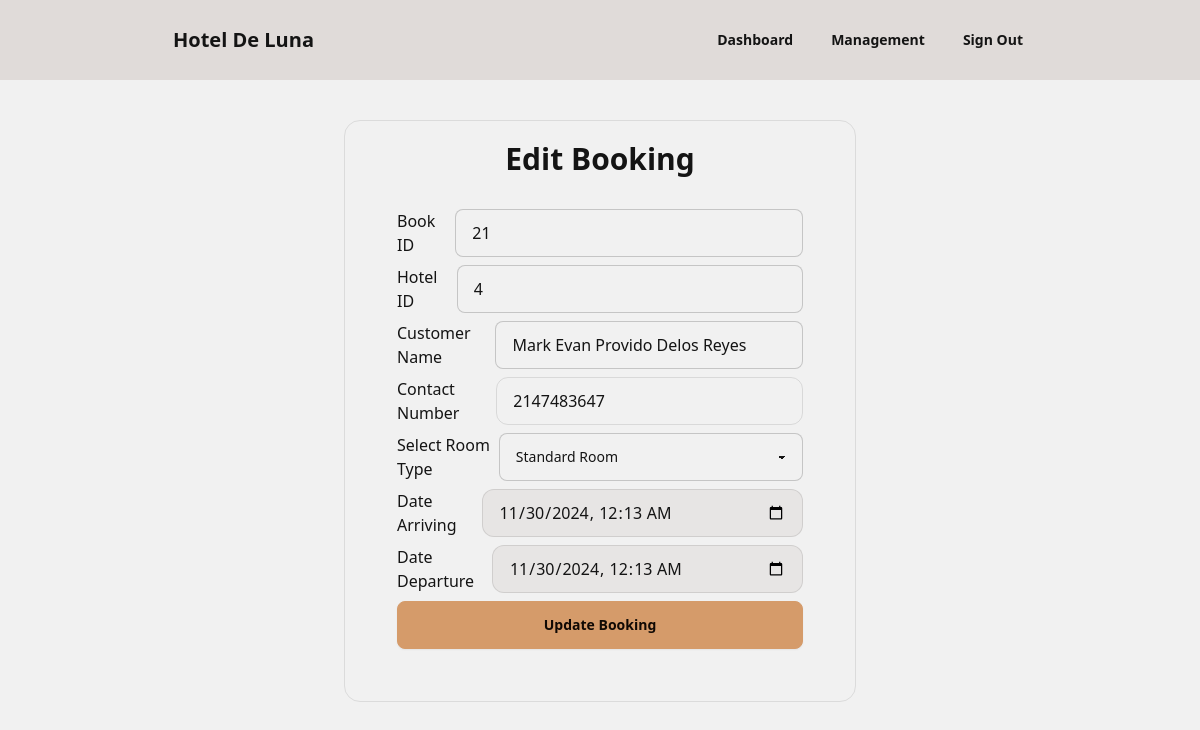
Screenshot of /components/book-edit.php?id=21 with the database file from the repository.
### tables this page shows
CREATE TABLE `bookings` (
  `id` int(11) NOT NULL,
  `customer_name` varchar(99) DEFAULT NULL,
  `date_arriving` datetime DEFAULT NULL,
  `date_departure` datetime DEFAULT NULL,
  `room_type` varchar(99) DEFAULT NULL,
  `booked_hotel` int(11) DEFAULT NULL,
  `contact_number` int(11) DEFAULT NULL
);

### components/book-edit.php (the view, shortened to what this page needs)
<!doctype html>
<html data-theme="autumn" lang="en">
<head>
    <script src="https://cdn.tailwindcss.com?plugins=forms,typography,aspect-ratio,line-clamp,container-queries"></script>
    <link href="https://cdn.jsdelivr.net/npm/daisyui@4.12.14/dist/full.min.css" rel="stylesheet" type="text/css"/>
    <script src="https://cdn.tailwindcss.com"></script>
</head>
<body>
<?php include "../components/dashboardnavbar.php"; ?>
<form action="../backend/book-edit.php" method="post">
    <div class="max-w-lg m-auto card card-bordered h-1/2 p-5 my-10 flex ">
        <h1 class="text-center text-3xl font-bold">Edit Booking</h1>
        <div class="card">
            <?php global $conn;
            include '../backend/connection.php';
            $id = $_GET["id"];
            $sql = "SELECT * FROM bookings where id = $id";
            if($result = mysqli_query($conn, $sql)){
                $hotel = mysqli_fetch_array($result);
                echo  '
            <div class="card-body flex flex-col">
               <label class="flex items-center gap-2">
                     Book ID
                    <input value="'.$hotel['id'].'" required  readonly name="id" class="input input-bordered w-full">
                </label>
               <label class="flex items-center gap-2">
                     Hotel ID
                    <input value="'.$hotel['booked_hotel'].'" required  readonly name="booked_hotel" class="input input-bordered w-full">
                </label>
                <label class="flex items-center gap-2">
                     Customer Name
                    <input value="'.$hotel['customer_name'].'" required  name="customer_name" class="input input-bordered w-full">
                </label>
                <label   class=" flex items-center gap-2">
                     Contact Number
                    <input type="tel" value="'.$hotel['contact_number'].'"  name="contact_number" required class="rounded-xl bg-amber-950/[.025%] input input-bordered border-black/10 w-full">
                </label>
                <label class=" flex items-center gap-2">
                          Select Room Type
                       <select required name="room_type" class="select select-bordered w-full h-4">
                        <option value="Standard Room" ' . (($hotel['room_type'] == 'Standard Room') ? 'selected' : '') . '>Standard Room</option>
                        <option value="Premium Room" ' . (($hotel['room_type'] == 'Premium Room') ? 'selected' : '') . '>Premium Room</option>
                        <option value="Deluxe Room" ' . (($hotel['room_type'] == 'Deluxe Room') ? 'selected' : '') . '>Deluxe Room</option>
                    </select>
                </label>
                 <label class=" flex items-center gap-2">
                     Date Arriving
                    <input value="'.$hotel['date_arriving'].'"  required name="date_arriving" type="datetime-local" class="input rounded-xl bg-amber-950/5 border-black/10 input-bordered w-full">
                </label>
                <label class=" flex items-center gap-2">
                     Date Departure
                    <input value="'.$hotel['date_departure'].'" required name="date_departure" type="datetime-local" class="input rounded-xl bg-amber-950/5 border-black/10 input-bordered w-full">
                </label>
                <button type="submit" class="btn btn-accent">Update Booking</button>
            </div>
            ';
            }
            else{
                echo "Error: Unable to retrieve hotel information.";
            }
            ?>
        </div>
</form>
</body>

### rows the page displays
bookings: id "21", booked_hotel "4", customer_name "Mark Evan Provido Delos Reyes", contact_number "2147483647", room_type "Standard Room", date_arriving "11/30/2024 00:13", date_departure "11/30/2024 00:13"
